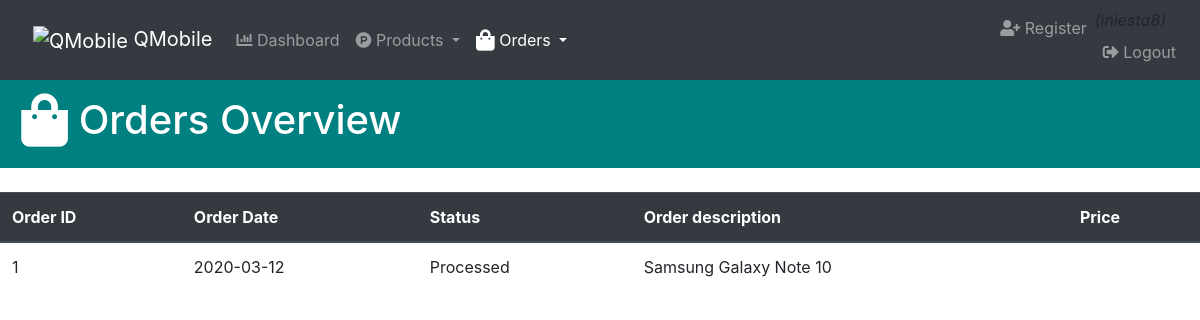
The page /admin/order.php (signed in) on the database as committed earlier.
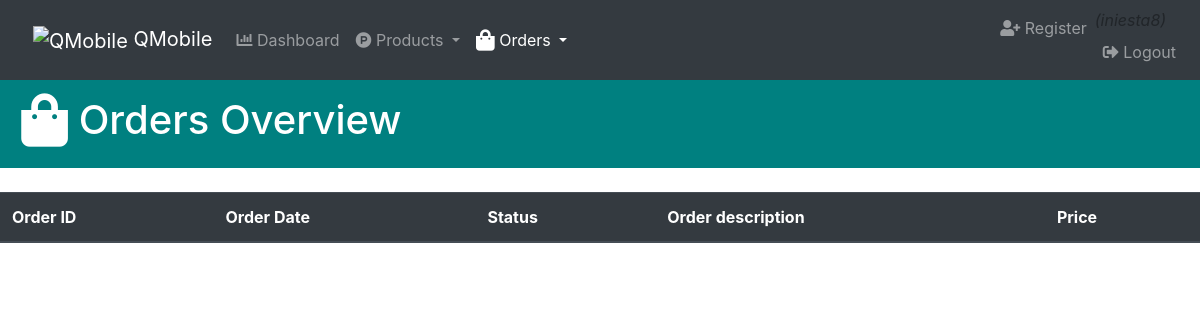
The same page on the database as committed later.
### tables this page shows
CREATE TABLE IF NOT EXISTS `orders` (
  `orderId` int(11) NOT NULL AUTO_INCREMENT,
  `orderdate` varchar(255) NOT NULL,
  `status` varchar(255) NOT NULL,
  `orderName` varchar(255) NOT NULL,
  `price` int(11) NOT NULL,
  PRIMARY KEY (`orderId`)
);

### admin/dbconnection.php (the view, shortened to what this page needs)
<?php
    $db = mysqli_connect('localhost','root','','registeruser');
    function getOrderDetails(){
        global $db;
        $order = "SELECT * FROM orders";
        $order_result = mysqli_query($db,$order);
        while($row = mysqli_fetch_assoc($order_result)){
            orderdetails($row['orderId'],$row['orderdate'],$row['status'],$row['orderName'],$row['price']);
        }
    }
    function orderdetails($orderId,$orderdate,$status,$orderName,$price){
        echo "<tr>";
            echo "<td>$orderId</td>";
            echo "<td>$orderdate</td>";
            echo "<td>$status</td>";
            echo "<td>$orderName</td>";
            echo "<td>$price</td>";
        echo "</tr>";
    }
?>

### admin/order.php (shortened to what this page needs)
<?php
    include('dbconnection.php');
?>
<!DOCTYPE html>
<html lang="en">
<head>
    <link rel="stylesheet" href="https://stackpath.bootstrapcdn.com/bootstrap/4.4.1/css/bootstrap.min.css"
>
    <link rel="stylesheet" href="https://cdnjs.cloudflare.com/ajax/libs/font-awesome/5.11.2/css/all.css">
    <link rel="stylesheet" href="https://stackpath.bootstrapcdn.com/font-awesome/4.7.0/css/font-awesome.min.css">
</head>
<body>
    <nav class="navbar navbar-expand-md navbar-dark bg-dark">
        <a href="./index.php" class="navbar-brand">&nbsp;&nbsp;
            <img src="./Resourses/8LWpMxMS_400x400.jpg" height="40" width="40" alt="QMobile"> QMobile
        </a>
        <div class="collapse navbar-collapse" id="menu">
            <ul class="navbar-nav">
                <li class="nav-item">
                    <a href="./index.php" class="nav-link" >
                        <i class="fas fa-chart-bar"></i> Dashboard
                    </a>
                </li>
                <li class="nav-item">
                    <div class="dropdown">
                        <a href="#" class="nav-link dropdown-toggle" data-toggle="dropdown">
                            <i class="fab fa-product-hunt"></i> Products
                        </a>
                    </div>
                </li>
                <li class="nav-item">
                    <div class="dropdown">
                        <a href="#" class="nav-link dropdown-toggle active" data-toggle="dropdown">
                            <i class="fas fa-shopping-bag fa-lg"></i> Orders
                        </a>
                    </div>
                </li>
            </ul>
            <ul class="navbar-nav ml-auto">
                <li class="nav-item">
                    <a href="register_admin.php" class="nav-link">
                        <i class="fas fa-user-plus"></i> Register
                    </a>
                </li>
                <li class="nav-item">
                <?php
                        if($_SESSION['username']==true){
                    ?>
                            <i style="#888;">(<?php echo $_SESSION['username']; ?>)</i><br>
                    <?php }else{
                            header('location:admin_login.php');
                        }
                    ?>
                    <a href="logout.php" class="nav-link">
                        <i class="fas fa-sign-out-alt"></i> Logout
                    </a>
                </li>
            </ul>
        </div>
    </nav>
    <div class="text-white py-3" style="background-color: teal;">
        <h1>&nbsp;&nbsp;<span class="fas fa-shopping-bag fa-lg"></span> Orders Overview</h1>
    </div><br>
    <table class="table">
        <thead class="thead-dark">
            <tr>
                <th scope="col">Order ID</th>
                <th scope="col">Order Date</th>
                <th scope="col">Status</th>
                <th scope="col">Order description</th>
                <th scope="col">Price</th>
            </tr>
        </thead>
        <tbody>
            <?php
                getOrderDetails();
            ?>
        </tbody>
    </table>
</body>
</html>

Rows that differ between the two databases and show on the page:
removed orders: orderId "1", orderdate "2020-03-12", status "Processed", orderName "Samsung Galaxy Note 10"
